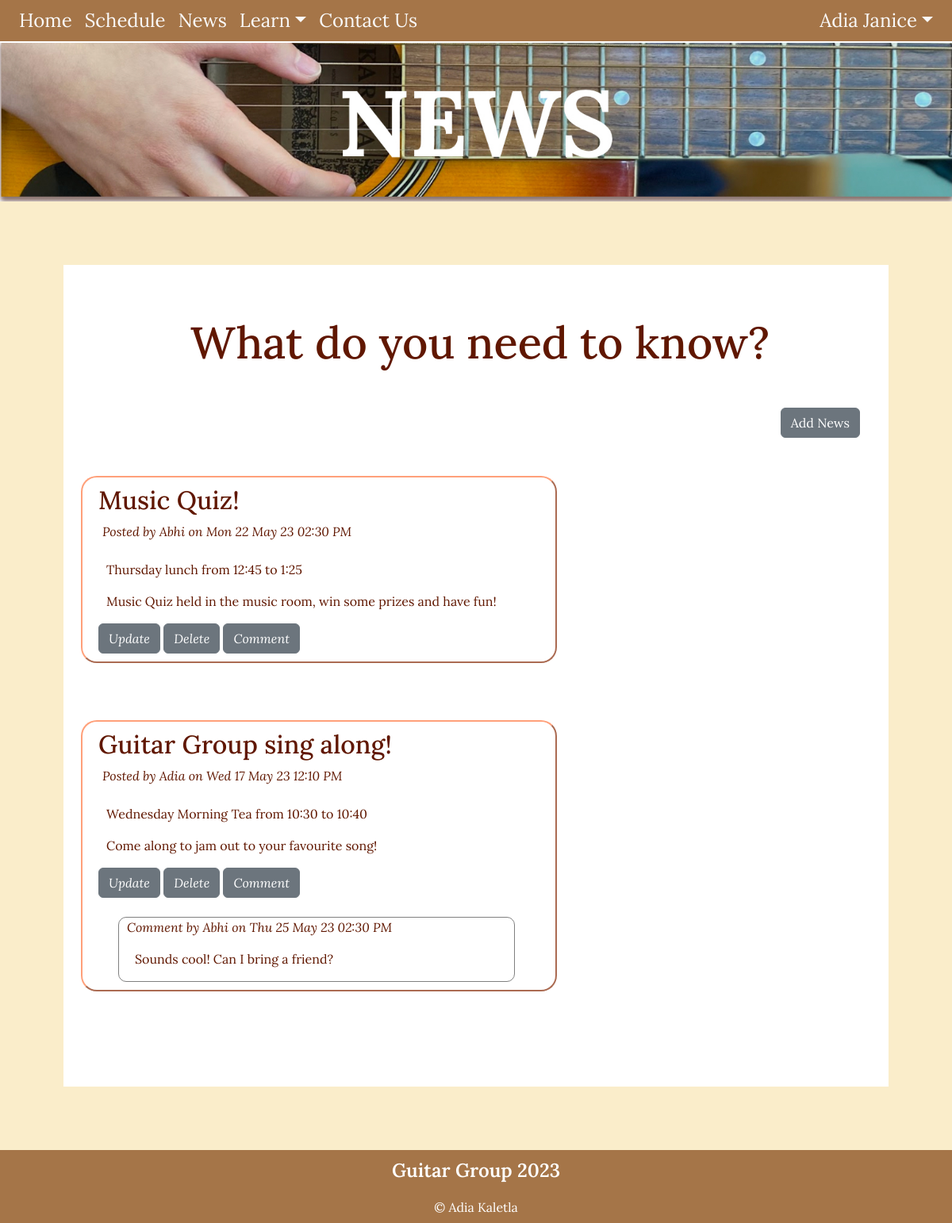
The page /news (signed in) on the database its author committed.
### tables this page shows
CREATE TABLE news(
    news_id integer primary key autoincrement not null,
    title text not null unique,
    subtitle text not null unique,
    content text not null unique,
    newsdate date not null,
    member_id integer,
    foreign key(member_id) references member(member_id)
);

CREATE TABLE member(
    member_id integer primary key autoincrement not null,
    first_name text not null,
    last_name text not null,
    email text not null unique,
    password text not null,
    authorisation integer not null
);

CREATE TABLE comments(
comment_id integer primary key autoincrement not null,
comment text not null,
comment_date date not null,
commenter_id integer,
news_tag_id integer,
foreign key (commenter_id) references member(member_id),
foreign key (news_tag_id) references news(news_id)
);

### server.py (the view)
@app.route('/news')
def news():
    sql = """select news.news_id, news.title, news.subtitle, news.content, news.newsdate, member.first_name
                from news
                join member on news.member_id = member.member_id
                order by news.newsdate desc;
          """
    result = run_search_query_tuples(sql, (), db_path, True)
    print(result)
    sql = """select comments.comment, comments.comment_date, comments.commenter_id,
                    comments.news_tag_id, member.first_name
                from comments
                join news on news.news_id = comments.news_tag_id
                join member on comments.commenter_id = member.member_id
                order by comments.comment_id asc;
          """
    comms = run_search_query_tuples(sql, (), db_path, True)
    print(comms)
    return render_template("news.html", news=result, comments=comms)

### db_functions.py (called while the page is built)
def run_search_query_tuples(sql_query, values_tuple, file_path, rowfactory=False):
    try:
        db = sqlite3.connect(file_path)
        if rowfactory:
            db.row_factory = sqlite3.Row
        cursor = db.cursor()
        cursor.execute(sql_query, values_tuple)
        result = cursor.fetchall()
        cursor.close()
    except sqlite3.Error as error:
        print("Error running search query tuples: {}".format(error))
        return None
    db.close()
    if result is None:
        print("No search values were found")
    return result

### server.py (called while the page is built)
@app.template_filter()
def news_date(sqlite_dt):
    x = datetime.strptime(sqlite_dt, '%Y-%m-%d %H:%M:%S')
    return x.strftime("%a %d %b %y %I:%M %p")

### templates/news.html (shortened to what this page needs)
{% extends "layout.html" %}
{% block banner%}
static/images/newsbanner.jpg
{% endblock %}
{% block content%}
<div class="news-box">
    <div class="news-text">
        <div class="container-lg py-sm-5 py-1">
            <h1>What do you need to know?</h1>
            {% if session['auth'] == 0 %}
                <div class="news p-4 my-4 text-end">
                    <a class="btn btn-secondary" href="{{ url_for('news_cud', id=0, task='add') }}">Add News</a>
                </div>
            {% endif %}
            {% for row in news %}
                <div class="container-lg2">
                    <h2> {{ row['title'] }} </h2>
                    <div class="news-meta" style="padding-left: 5px"> Posted by {{ row['first_name'] }} on {{ row['newsdate'] | news_date }} </div>
                    <br>
                    <p class="subtitle" style="padding-left: 10px"> {{ row['subtitle'] }} </p>
                    <p class="news-text"> {{ row['content'] | replace("\n", "<br>") | safe}} </p>
                    <div class="news-meta">
                        {% if session['auth'] == 0 %}
                            <a class="btn btn-secondary" href="{{ url_for('news_cud', id=row['news_id'], task='update') }}">Update</a>
                            <a class="btn btn-secondary" href="{{ url_for('news_cud', id=row['news_id'], task='delete') }}">Delete</a>
                        {% endif %}
                        {% if session %}
                        <a class="btn btn-secondary" href="{{ url_for('news_cud', id=row['news_id'], task='comment') }}">Comment</a>
                        {% endif %}
                    </div>
                    {% for comms in comments %}
                        {% if comms['news_tag_id'] == row['news_id'] %}
                            <br>
                            <div style="padding-left: 25px">
                            <div class="comms-container">
                                <p class="news-meta"> Comment by {{ comms['first_name'] }} on {{ comms['comment_date'] | news_date }}</p>
                                <p class="news-text"> {{ comms['comment'] }}</p>
                            </div></div>
                        {% endif %}
                    {% endfor %}
                </div>
                <br><br><br>
            {% endfor %}
        </div>
    </div>
</div>
{% endblock %}

### static/styles.css (style rules this page uses)
:root { --dutch-white: rgb(250, 237, 202); --charcol: rgb(54, 70, 82); --chamoisee: rgb(165, 117, 72); --black-bean: rgb(43, 5, 4); --blood-red: rgb(96, 23, 0); }
body { font-family: 'Lora', sans-serif; font-size: 100%; background-color: var(--dutch-white); }
h1 { font-size: 3.5em; color:var(--blood-red); text-align: center; font-weight: 500; margin: 0.3em; }
h2 { font-size: 2em; color:var(--blood-red); text-align: left; font-weight: 500; }
.container-lg { background-color:rgb(255,255,255); overflow: auto; }
.container-lg2 { border: 2px outset lightsalmon; border-radius: 20px; padding-left: 20px; padding-top: 10px; padding-bottom: 10px; width: 600px; overflow: auto; }
.comms-container { padding-left: 10px; border: 1px solid grey; width: 500px; overflow: auto; border-radius: 10px; }
.news-box { background-color: white; margin: 5em; }
.news-text { padding-left: 10px; font-size: 1em; text-align: left; color: var(--blood-red); }
.news-meta { // font-size: 2em; font-style: italic; }

### rows shown on the page
news: title "Music Quiz!", first_name "Abhi", newsdate|news_date "Mon 22 May 23 02:30 PM", subtitle "Thursday lunch from 12:45 to 1:25", content "Music Quiz held in the music room, win some prizes and have fun!"
news: title "Guitar Group sing along!", first_name "Adia", newsdate|news_date "Wed 17 May 23 12:10 PM", subtitle "Wednesday Morning Tea from 10:30 to 10:40", content "Come along to jam out to your favourite song!"
comments: first_name "Abhi", comment_date|news_date "Thu 25 May 23 02:30 PM", comment "Sounds cool! Can I bring a friend?"

### other values the page prints
{{ session['name'] }} "Adia Janice"
